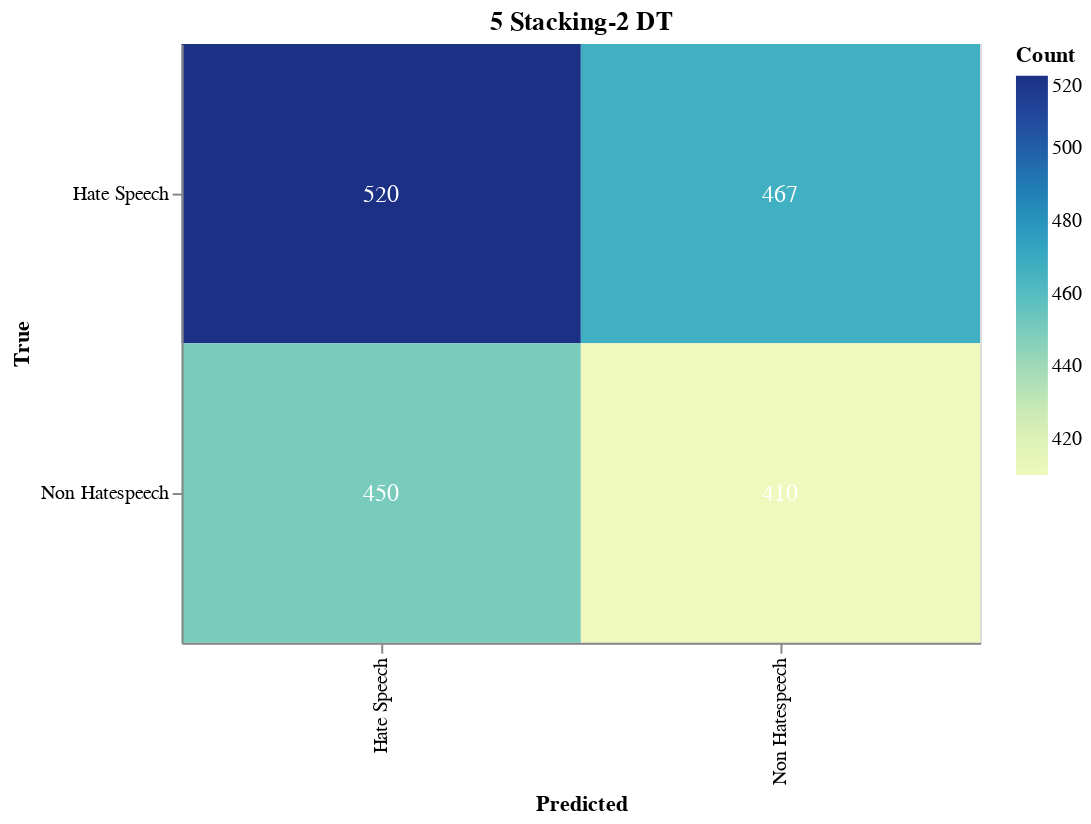

The code cell stored with this chart in its notebook:
### Markdown cell above
#### Save Confusion Matrix

### Code cell
import altair as alt
import altair_saver
import pandas as pd
from sklearn.metrics import confusion_matrix

# Calculate the confusion matrix
cm = confusion_matrix(true_labels, adjusted_predictions)

# Define class names
class_names = ['Hate Speech', 'Non Hatespeech']

# Convert confusion matrix to DataFrame
cm_df = pd.DataFrame(cm, index=class_names, columns=class_names).reset_index().melt(id_vars='index')
cm_df.columns = ['True', 'Predicted', 'Count']

# Ensure the order of categories
cm_df['True'] = pd.Categorical(cm_df['True'], categories=class_names, ordered=True)
cm_df['Predicted'] = pd.Categorical(cm_df['Predicted'], categories=class_names, ordered=True)

# Create the Altair plot
heatmap = alt.Chart(cm_df).mark_rect().encode(
    x=alt.X('Predicted:O', sort=class_names),
    y=alt.Y('True:O', sort=class_names),
    color='Count:Q',
    tooltip=['True', 'Predicted', 'Count']
).properties(
    width=400,
    height=300,
    title='5 Stacking-2 DT'
)

# Add text labels
text = heatmap.mark_text(
    align='center',
    baseline='middle',
    fontSize=12
).encode(
    text='Count:Q',
    color=alt.condition(
        alt.datum.Count > cm.max() / 2,
        alt.value('white'),
        alt.value('black')
    )
)

# Combine heatmap and text
final_chart = heatmap + text

# Display the plot
final_chart.show()

### Figure 1 — Vega-Lite specification as saved in the notebook (floating-point values rounded to 4 significant figures)
{"config": {"view": {"continuousWidth": 300, "continuousHeight": 300}}, "layer": [{"mark": {"type": "rect"}, "encoding": {"color": {"field": "Count", "type": "quantitative"}, "tooltip": [{"field": "True", "type": "ordinal"}, {"field": "Predicted", "type": "ordinal"}, {"field": "Count", "type": "quantitative"}], "x": {"field": "Predicted", "sort": ["Hate Speech", "Non Hatespeech"], "type": "ordinal"}, "y": {"field": "True", "sort": ["Hate Speech", "Non Hatespeech"], "type": "ordinal"}}, "title": "5 Stacking-2 DT"}, {"mark": {"type": "text", "align": "center", "baseline": "middle", "fontSize": 12}, "encoding": {"color": {"condition": {"test": "(datum.Count > 260.0)", "value": "white"}, "value": "black"}, "text": {"field": "Count", "type": "quantitative"}, "tooltip": [{"field": "True", "type": "ordinal"}, {"field": "Predicted", "type": "ordinal"}, {"field": "Count", "type": "quantitative"}], "x": {"field": "Predicted", "sort": ["Hate Speech", "Non Hatespeech"], "type": "ordinal"}, "y": {"field": "True", "sort": ["Hate Speech", "Non Hatespeech"], "type": "ordinal"}}, "title": "5 Stacking-2 DT"}], "data": {"name": "data-7b34709a4ba137a3a97392f998e97c70"}, "height": 300, "width": 400, "$schema": "https://vega.github.io/schema/vega-lite/v5.17.0.json", "datasets": {"data-7b34709a4ba137a3a97392f998e97c70": [{"True": "Hate Speech", "Predicted": "Hate Speech", "Count": 520}, {"True": "Non Hatespeech", "Predicted": "Hate Speech", "Count": 450}, {"True": "Hate Speech", "Predicted": "Non Hatespeech", "Count": 467}, {"True": "Non Hatespeech", "Predicted": "Non Hatespeech", "Count": 410}]}}
